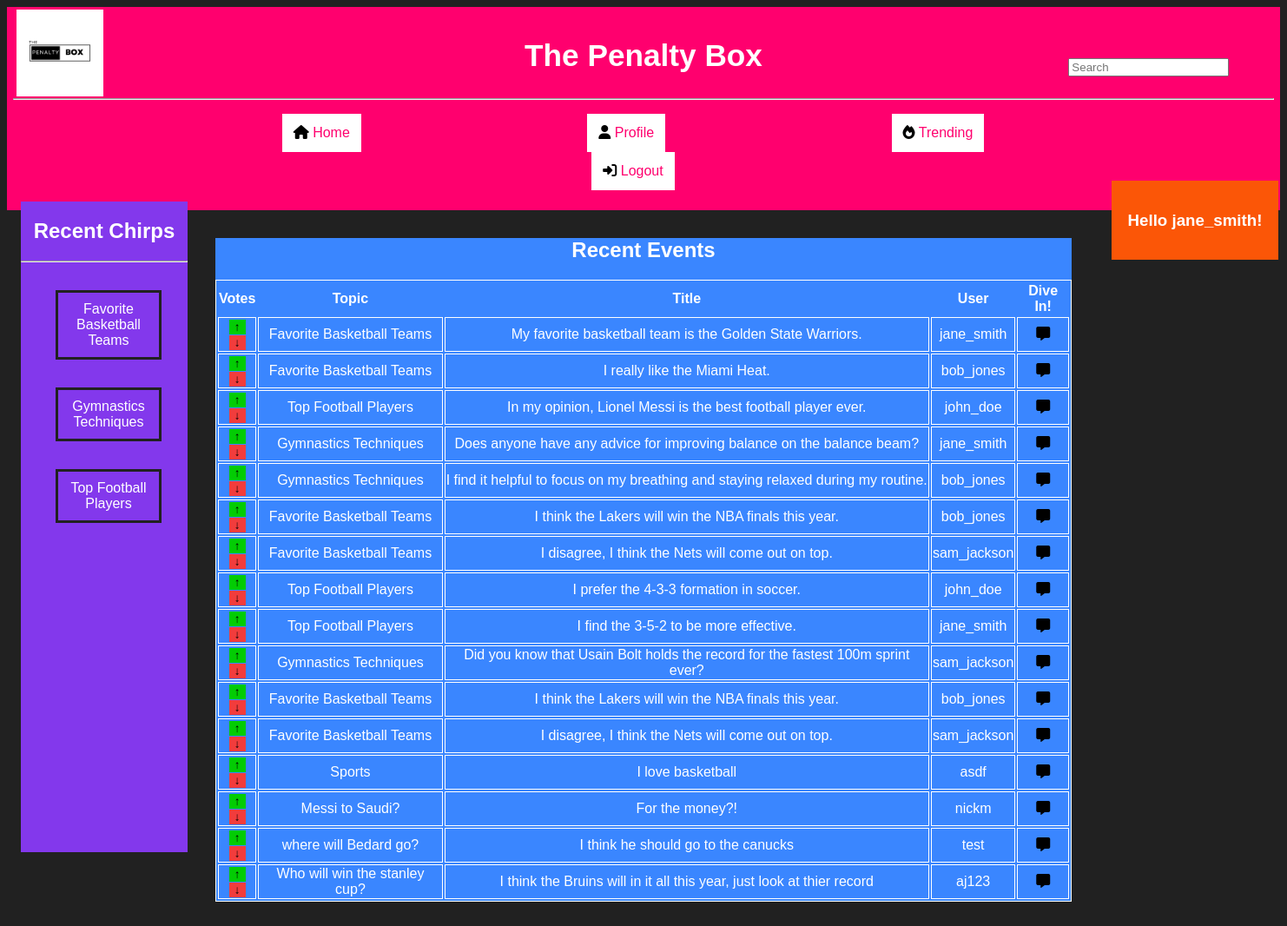
Page /index.php (signed in) on the committed database.
### tables this page shows
CREATE TABLE `posts` (
  `post_id` bigint(20) UNSIGNED NOT NULL,
  `topic_id` int(11) NOT NULL,
  `user_id` int(11) NOT NULL,
  `body` text NOT NULL,
  `updated_at` timestamp NOT NULL DEFAULT current_timestamp()
);

CREATE TABLE `topics` (
  `topic_id` bigint(20) UNSIGNED NOT NULL,
  `title` varchar(255) NOT NULL,
  `description` text NOT NULL,
  `created_by` int(11) NOT NULL,
  `updated_at` timestamp NOT NULL DEFAULT current_timestamp()
);

CREATE TABLE `users` (
  `user_id` bigint(20) UNSIGNED NOT NULL,
  `username` varchar(50) NOT NULL,
  `email` varchar(50) NOT NULL,
  `password` varchar(255) NOT NULL,
  `updated_at` timestamp NOT NULL DEFAULT current_timestamp(),
  `is_admin` tinyint(1) DEFAULT 0
);

### index.php (the view, shortened to what this page needs)
<?php
include 'config.php';
if(isset($_SESSION['user'])&& isset($_SESSION['$uid'])) {
  $user = $_SESSION['user'];
  $uid = $_SESSION['$uid'] ;
}else{
  $user = null;
  $uid = null;
}
?>
<!DOCTYPE html>
<html lang="en">
<head>
    <link rel="stylesheet" type="text/css" href="./css/styles.css">
</head>
<body>
    <header>
        <nav class = "navbar">
            <h1>The Penalty Box</h1>
            <img class = "logo" src = "Penalty.png" width="100em" height="100em">
            <form action="search.php" method="GET">
            <input type="text" name = "search" placeholder="Search">
          </form>
            <hr>
            <ul>
                <li><i class="fa-solid fa-house"></i><a href = "index.php"> Home</a></li>
                <li><i class="fa-solid fa-user"></i><a href = "profile.php"> Profile</a></li>
                <li><i class="fa-solid fa-fire"></i><a href = "trending.php"> Trending</a></li>
                <?php
                  if($user == '' || $user == null){
                    echo " <li><i class='fa-solid fa-right-to-bracket'></i><a href = 'login.html'> Login</a></li>";
                  }else{
                    echo " <li><i class='fa-solid fa-right-to-bracket'></i><a href = 'logout.php'> Logout</a></li>";
                  }
                ?>
            </ul>
        </nav>
    </header>
    <article class = "container">
        <div class="recent">
        <h1>Recent Events</h1>
        <table>
            <thead>
              <tr>
                <th>Votes</th>
                <th>Topic</th>
                <th>Title</th>
                <th>User</th>
                <th>Dive In!</th>
              </tr>
            </thead>
            <tbody>
              <?php
                $sql = "SELECT P.post_id, P.body, U.username, T.title FROM posts P JOIN users U ON U.user_id = P.user_id JOIN topics T ON P.topic_id = T.topic_id LIMIT 20";
                $res = $pdo->query($sql);
                while($row = $res->fetch()){
                  echo "<tr>";
                  echo "<td><form action='upvoteforum.php?post_id=".$row["post_id"]."' method='post'><button class='upvote'>&uarr;</button></form><form action='downvoteforum.php?post_id=".$row["post_id"]."' method='post'><button class='downvote'>&darr;</button></form></td>";
                  echo "<td> ".$row["title"]."</td>";
                  echo "<td> ".$row["body"]."</td>";
                  echo "<td> ".$row["username"]."</td>";
                  echo "<td><a href= post.php?post_id=".$row["post_id"]."><i class='fa-solid fa-message'></i></a></td>";
                  echo "</tr>";
                }
              ?>
            </tbody>
          </table>
        </div>
        <div class = "side">
            <h2>Recent Chirps</h2>
            <hr>
            <ul>
                <?php
                if($user != '' || $user != null){
                  $sql2 = "SELECT T.title, P.post_id FROM posts P JOIN topics T ON P.topic_id = T.topic_id WHERE P.user_id=".$uid.";";
                  $res = $pdo->query($sql2);
                  while($row2 = $res->fetch()){
                    echo "<li><a href = post.php?post_id=".$row2["post_id"].">".$row2['title']."</a></li>";
                  }
                }else{
                  echo "<h3>Login to see your posts</h3>";
                }
                ?>
            </ul>
        </div>
        <div class = "user">
                <?php
                if($user != null){
                echo "<h3>Hello ".$user. "!</h3>";
                }else{
                  echo "<h3>Please login to your account</h3>";
                }
                ?>
        </div>
    </article>
</body>
</html>

### css/styles.css (style rules this page uses)
body { background-image: url('bg.jpg'); background-color: #212121 ; font-family: Arial, Helvetica, sans-serif; }
i { color: black; }
.logo { position: absolute; top: .7em; right : 92% }
.navbar { background-color:#ff006e ; color: white; text-align: center; padding: 7px; }
header h1 { font-size: 2.2em; }
header input { position : absolute; top: 5em; right: 5em; }
.navbar li { display: inline-block; background-color: white; margin-right: 10em; margin-left: 6em; padding: 10px; border: solid ; }
.navbar a { text-decoration: none; color: #ff006e ; }
.recent { text-align: center; background-color:#3a86ff ; color: white; margin : 2em 15em ; }
.container table { margin: auto; border: solid 1px white; }
.upvote { background-color: rgb(3, 204, 3); border : none; }
.downvote { background-color: rgb(242, 60, 60); border : none; }
.container table td { border: solid 1px white; }
.side { background-color: #8338ec; color: white; width: 12em; height: 70%; position: absolute; top: 14.5em; margin-left: 1em; }
.side h2 { text-align: center; }
.side ul { margin-right: 10em; }
.side li { list-style-type: none; text-align: center; padding: 10px; border: solid #212121; width: 6em; margin-top: 2em ; }
.side a { color: white; text-decoration: none; }
.user { float: left; background-color: #fb5607 ; color: white; width: 10em; margin-right: 2em; ; position: absolute; top:13em; left: 80em; padding: 1em; text-align: center; }

### rows in the picture
posts: topic.title "Favorite Basketball Teams", body "My favorite basketball team is the Golden State Warriors.", user.username "jane_smith"
posts: topic.title "Favorite Basketball Teams", body "I really like the Miami Heat.", user.username "bob_jones"
posts: topic.title "Top Football Players", body "In my opinion, Lionel Messi is the best football player ever.", user.username "john_doe"
posts: topic.title "Gymnastics Techniques", body "Does anyone have any advice for improving balance on the balance beam?", user.username "jane_smith"
posts: topic.title "Gymnastics Techniques", body "I find it helpful to focus on my breathing and staying relaxed during my routine.", user.username "bob_jones"
posts: topic.title "Favorite Basketball Teams", body "I think the Lakers will win the NBA finals this year.", user.username "bob_jones"
posts: topic.title "Favorite Basketball Teams", body "I disagree, I think the Nets will come out on top.", user.username "sam_jackson"
posts: topic.title "Top Football Players", body "I prefer the 4-3-3 formation in soccer.", user.username "john_doe"
posts: topic.title "Top Football Players", body "I find the 3-5-2 to be more effective.", user.username "jane_smith"
posts: topic.title "Gymnastics Techniques", body "Did you know that Usain Bolt holds the record for the fastest 100m sprint ever?", user.username "sam_jackson"
posts: topic.title "Favorite Basketball Teams", body "I think the Lakers will win the NBA finals this year.", user.username "bob_jones"
posts: topic.title "Favorite Basketball Teams", body "I disagree, I think the Nets will come out on top.", user.username "sam_jackson"
posts: topic.title "Sports", body "I love basketball", user.username "asdf"
posts: topic.title "Messi to Saudi?", body "For the money?!", user.username "nickm"
posts: topic.title "where will Bedard go?", body "I think he should go to the canucks", user.username "test"
posts: topic.title "Who will win the stanley cup?", body "I think the Bruins will in it all this year, just look at thier record", user.username "aj123"

### other values in the picture
$user "jane_smith"
